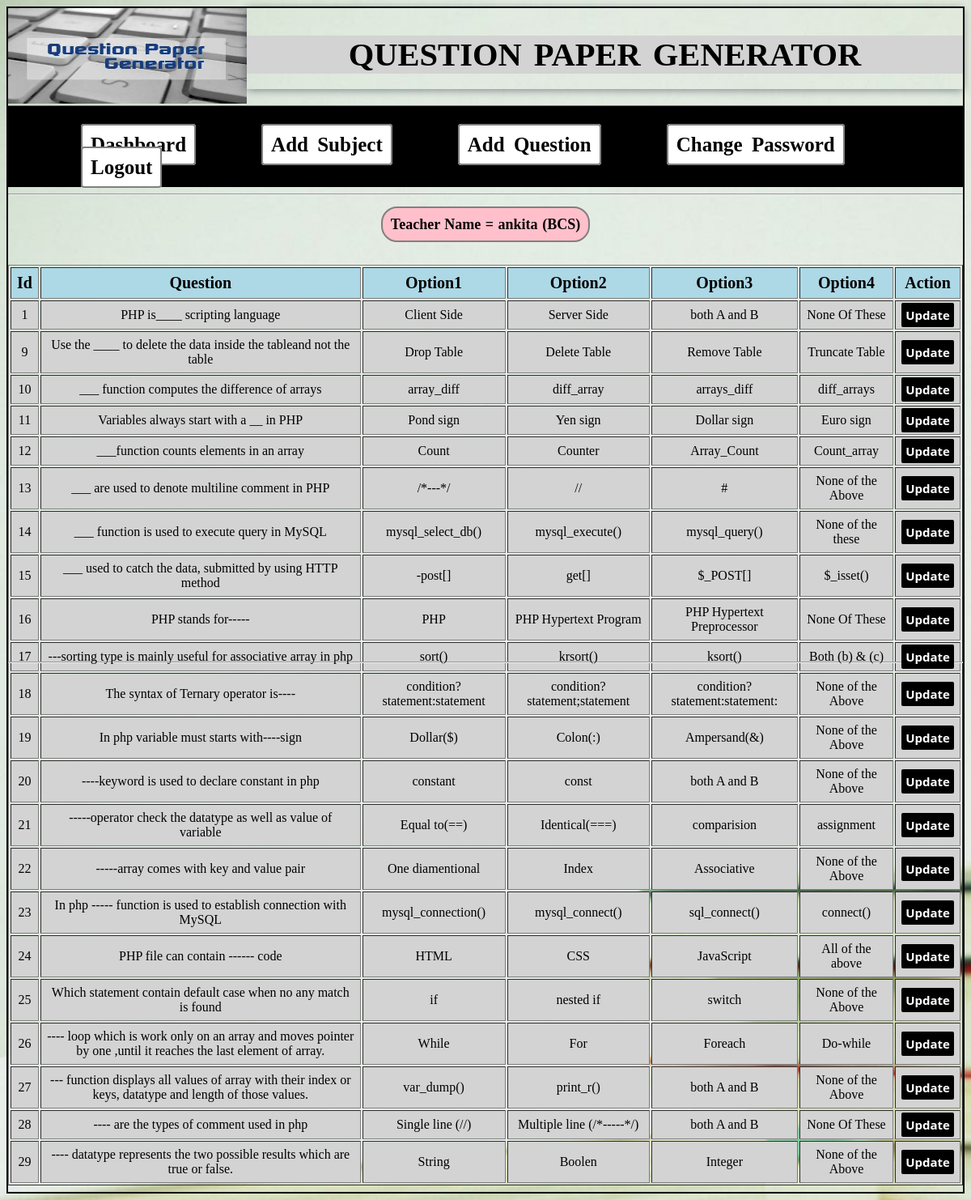
/show-mcq.php (signed in), run on the app's committed database.
### tables this page shows
CREATE TABLE IF NOT EXISTS `mcq_quetion` (
  `qmid` int(11) NOT NULL AUTO_INCREMENT,
  `qmnm` varchar(255) NOT NULL,
  `op1` varchar(255) NOT NULL,
  `op2` varchar(255) NOT NULL,
  `op3` varchar(255) NOT NULL,
  `op4` varchar(255) NOT NULL,
  `sid` int(10) NOT NULL,
  `tid` int(11) NOT NULL,
  `qtype` varchar(255) NOT NULL,
  PRIMARY KEY (`qmid`)
);

### show-mcq.php (the view, shortened to what this page needs)
<?php
$tid = $_SESSION['tid']
?>
<html>
<head>
<link rel="stylesheet" type="text/css" href="css/style1.css">
</head>
<body style="border:2px solid black; background-image:url(images/b2.jpg); background-size:cover;">
<?php include 'header.php';?>
       <div id='tname'>
		       <h3 style="display:inline;
                          text-decoration:none;
	                      font-size:18px;
                          background-color:pink;
	                      padding:10px;
	                      border:2px solid gray;
	                      border-radius:20px;
	                      color:black;
	                      word-spacing:1px;
	                      font-weight:bold;">Teacher Name = <?php echo $_SESSION['username'];?>
			    (<?php echo $_SESSION['branch'];?>)
		   </div>
             <div id="content"><br>
<table border="1" width="100%">
<tr>
<th>Id</th>
<th>Question</th>
<th>Option1</th>
<th>Option2</th>
<th>Option3</th>
<th>Option4</th>
<th>Action</th>
</tr>
 <?php
				 include 'conection.php';
				 $queryS ="SELECT * FROM mcq_quetion WHERE tid=$tid AND qtype='mcq'";
				$resultS=mysqli_query($con,$queryS);
				while($rows=mysqli_fetch_assoc($resultS))
				{
				?>
				<tr>
				<td><?php echo $rows['qmid'] ?></td>
				<td><?php echo $rows['qmnm'] ?></td>
				<td><?php echo $rows['op1'] ?></td>
				<td><?php echo $rows['op2'] ?></td>
				<td><?php echo $rows['op3'] ?></td>
				<td><?php echo $rows['op4'] ?></td>
				<td><a href='update-mcq.php?qid=<?php echo $rows['qmid'] ?>' style=" font-size:15px; padding:5px;width:20%;font-family: 'Open Sans', sans-serif;
	               font-weight:bold; text-decoration:none; color:white; border-radius:2px; background:black;">Update</a></td>
				</tr>
				<?php
				}
				 ?>
</table>
	               <br>
             </div>
<hr>
</body>
</html>

### css/style1.css (style rules this page uses)
#tname { height:60px; text-align:center; }
#content { height:500px; text-align:center; }
#content a { text-decoration:none; }
table th,td { padding:7px; }
table th { font-size:20px; background-color:lightblue; }
table td { background-color:lightgray; text-align:center; }

### data on the page
mcq_quetion: qmid "1", qmnm "PHP is____ scripting language", op1 "Client Side", op2 "Server Side", op3 "both A and B", op4 "None Of These"
mcq_quetion: qmid "9", qmnm "Use the ____ to delete the data inside the tableand not the table", op1 "Drop Table", op2 "Delete Table", op3 "Remove Table", op4 "Truncate Table"
mcq_quetion: qmid "10", qmnm "___ function computes the difference of arrays", op1 "array_diff", op2 "diff_array", op3 "arrays_diff", op4 "diff_arrays"
mcq_quetion: qmid "11", qmnm "Variables always start with a __ in PHP", op1 "Pond sign", op2 "Yen sign", op3 "Dollar sign", op4 "Euro sign"
mcq_quetion: qmid "12", qmnm "___function counts elements in an array", op1 "Count", op2 "Counter", op3 "Array_Count", op4 "Count_array"
mcq_quetion: qmid "13", qmnm "___ are used to denote multiline comment in PHP", op1 "/*---*/", op2 "//", op3 "#", op4 "None of the Above"
mcq_quetion: qmid "14", qmnm "___ function is used to execute query in MySQL", op1 "mysql_select_db()", op2 "mysql_execute()", op3 "mysql_query()", op4 "None of the these"
mcq_quetion: qmid "15", qmnm "___ used to catch the data, submitted by using HTTP method", op1 "-post[]", op2 "get[]", op3 "$_POST[]", op4 "$_isset()"
mcq_quetion: qmid "16", qmnm "PHP stands for-----", op1 "PHP", op2 "PHP Hypertext Program", op3 "PHP Hypertext Preprocessor", op4 "None Of These"
mcq_quetion: qmid "17", qmnm "---sorting type is mainly useful for associative array in php", op1 "sort()", op2 "krsort()", op3 "ksort()", op4 "Both (b) & (c)"
mcq_quetion: qmid "18", qmnm "The syntax of Ternary operator is----", op1 "condition?statement:statement", op2 "condition?statement;statement", op3 "condition?statement:statement:", op4 "None of the Above"
mcq_quetion: qmid "19", qmnm "In php variable must starts with----sign", op1 "Dollar($)", op2 "Colon(:)", op3 "Ampersand(&)", op4 "None of the Above"
mcq_quetion: qmid "20", qmnm "----keyword is used to declare constant in php", op1 "constant", op2 "const", op3 "both A and B", op4 "None of the Above"
mcq_quetion: qmid "21", qmnm "-----operator check the datatype as well as value of variable", op1 "Equal to(==)", op2 "Identical(===)", op3 "comparision", op4 "assignment"
mcq_quetion: qmid "22", qmnm "-----array comes with key and value pair", op1 "One diamentional", op2 "Index", op3 "Associative", op4 "None of the Above"
mcq_quetion: qmid "23", qmnm "In php ----- function is used to establish connection with MySQL", op1 "mysql_connection()", op2 "mysql_connect()", op3 "sql_connect()", op4 "connect()"
mcq_quetion: qmid "24", qmnm "PHP file can contain ------ code", op1 "HTML", op2 "CSS", op3 "JavaScript", op4 "All of the above"
mcq_quetion: qmid "25", qmnm "Which statement contain default case when no any match is found", op1 "if", op2 "nested if", op3 "switch", op4 "None of the Above"
mcq_quetion: qmid "26", qmnm "---- loop which is work only on an array and moves pointer by one ,until it reaches the last element of array.", op1 "While", op2 "For", op3 "Foreach", op4 "Do-while"
mcq_quetion: qmid "27", qmnm "--- function displays all values of array with their index or keys, datatype and length of those values.", op1 "var_dump()", op2 "print_r()", op3 "both A and B", op4 "None of the Above"
mcq_quetion: qmid "28", qmnm "---- are the types of comment used in php", op1 "Single line (//)", op2 "Multiple line (/*-----*/)", op3 "both A and B", op4 "None Of These"
mcq_quetion: qmid "29", qmnm "---- datatype represents the two possible results which are true or false.", op1 "String", op2 "Boolen", op3 "Integer", op4 "None of the Above"

### other printed values
$_SESSION['username'] "ankita"
$_SESSION['branch'] "BCS"
